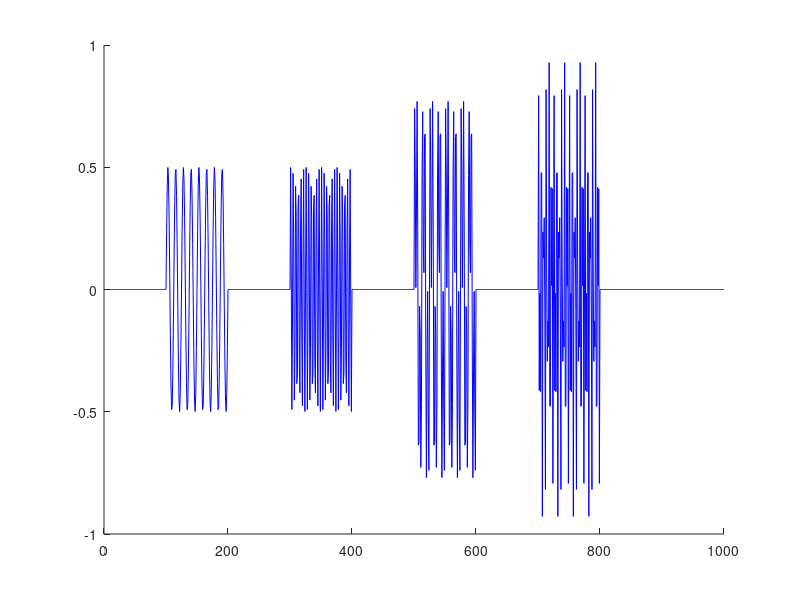
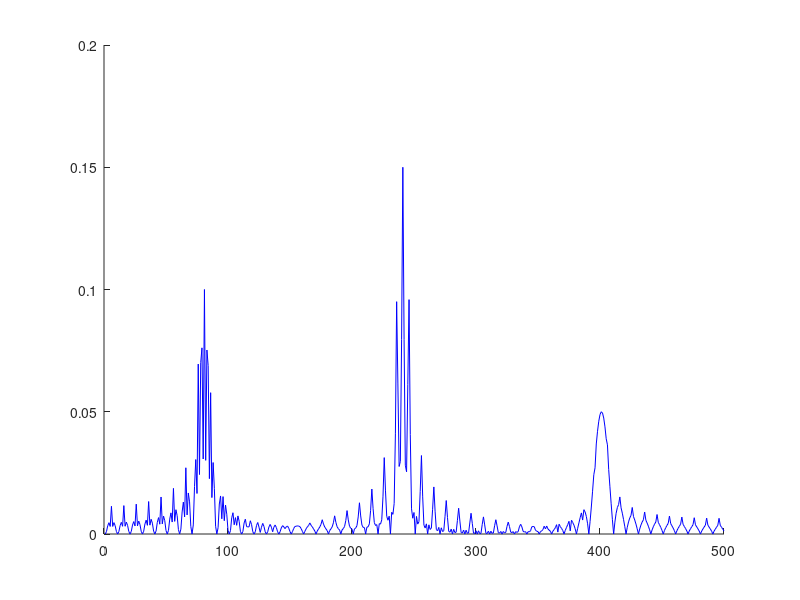

Recreate these plots in MATLAB, in order.
fs = 1000; % sample frequncy
x = 1:fs; % sample size
fft_w = 1:(fs / 2);

% Inspired by section 3.2.1 in
% Pitch-shifting algorithm design and applications in music.

f1 = 80;
f2 = f1 * 3;
f3 = f1 * 5;

data = zeros(1, fs);
t1 = (sin(2 * pi * (1:100) * f1 / fs)) / 2;
t2 = (sin(2 * pi * (1:100) * f2 / fs)) / 2;
t3 = (sin(2 * pi * (1:100) * f3 / fs)) / 2;

data(101:200) = t1;
data(301:400) = t2;
data(501:600) = t1 + t2;
data(701:800) = t2 + t3;

fft_data = fft(data);

figure(1);
clf;
hold on;
plot(x, data, '-b');
hold off;

figure(2);
clf;
hold on;
plot(fft_w, abs(fft_data(fft_w)) / (fs / 2), '-b');
hold off;
